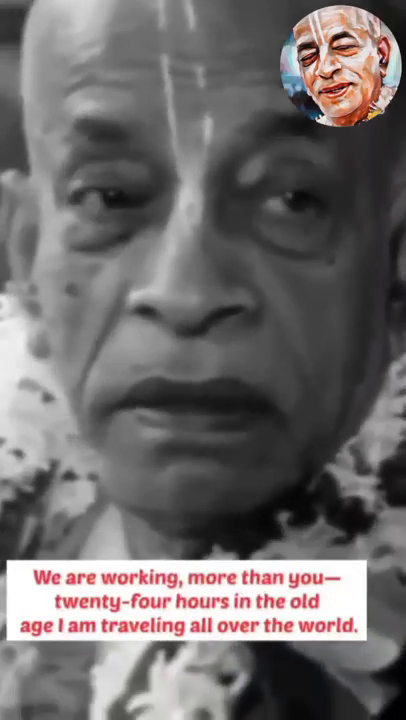
#> input picture frame 90 of video.mp4, 406 x 720 px
$ python tmp.py
#> lines starting #> are read from the running program, lines starting #| are printed output that depends on the picture
import cv2

# Load video
video = cv2.VideoCapture('video.mp4')

# Define the codec and create VideoWriter object
fourcc = cv2.VideoWriter_fourcc(*'mp4v')
out = cv2.VideoWriter('enhanced_video.mp4', fourcc, 20.0, (640, 480))

while(video.isOpened()):
    # Read frame
    ret, frame = video.read()
#> frame is the input picture: shape (720, 406, 3); mean B, G, R 108.2, 108.3, 112.7

    if ret == True:
        # Apply enhancement filter
        # for example, let's increase the brightness of the frame by 30%
        frame = cv2.convertScaleAbs(frame, alpha=2, beta=5)
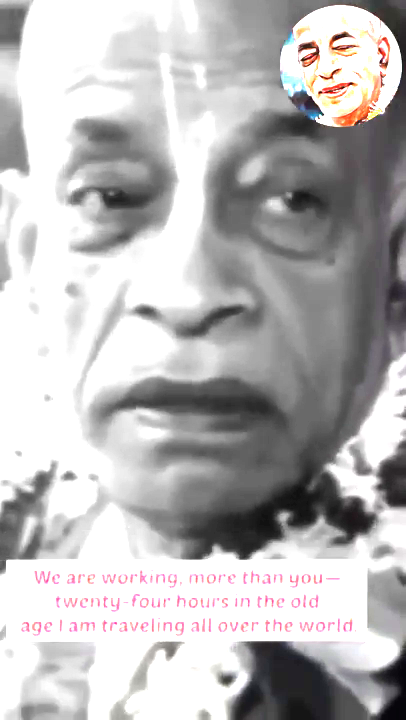
#> frame: shape (720, 406, 3); mean B, G, R 184.2, 183.8, 185.9

        # Write the output frame
        out.write(frame)

        # Display the resulting frame
        cv2.imshow('Enhanced video',frame)

        # Press Q on keyboard to stop
        if cv2.waitKey(25) & 0xFF == ord('q'):
#> (key q is pressed here)
            break
    else:
        break

# Release everything if job is finished
video.release()
out.release()
cv2.destroyAllWindows()

$ run again, starting later in the video
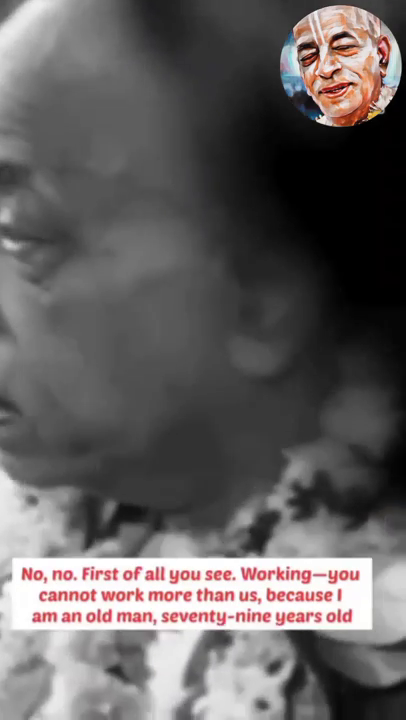
#> input picture frame 405 of video.mp4, 406 x 720 px
#> frame is the input picture: shape (720, 406, 3); mean B, G, R 95.5, 95.7, 99.7
#> `frame = cv2.convertScaleAbs(frame, alpha=2, beta=5)`:
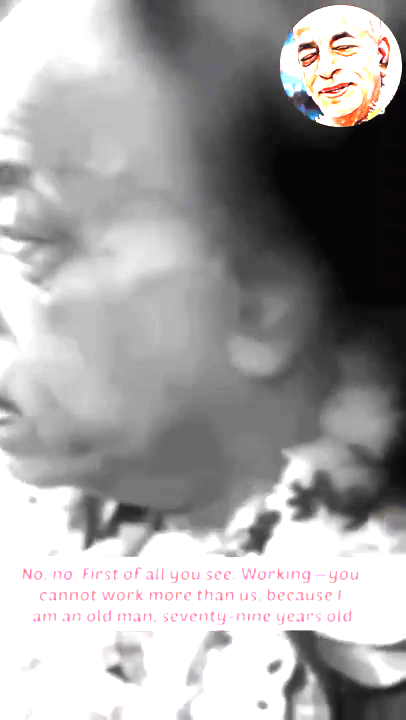
#> frame: shape (720, 406, 3); mean B, G, R 162, 162.1, 163.6

$ run again, starting later in the video
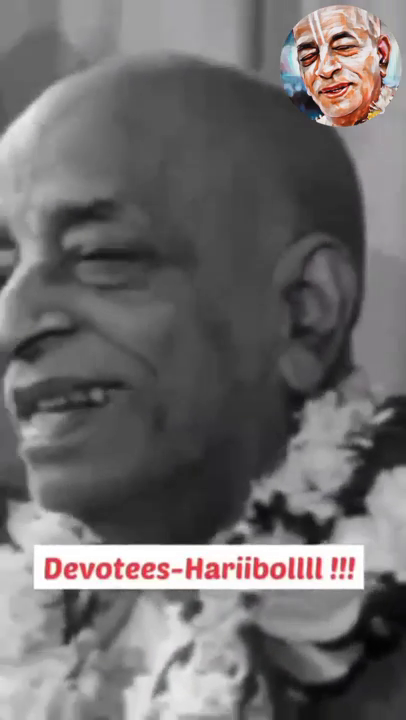
#> input picture frame 721 of video.mp4, 406 x 720 px
#> frame is the input picture: shape (720, 406, 3); mean B, G, R 108.1, 107.9, 111.1
#> `frame = cv2.convertScaleAbs(frame, alpha=2, beta=5)`:
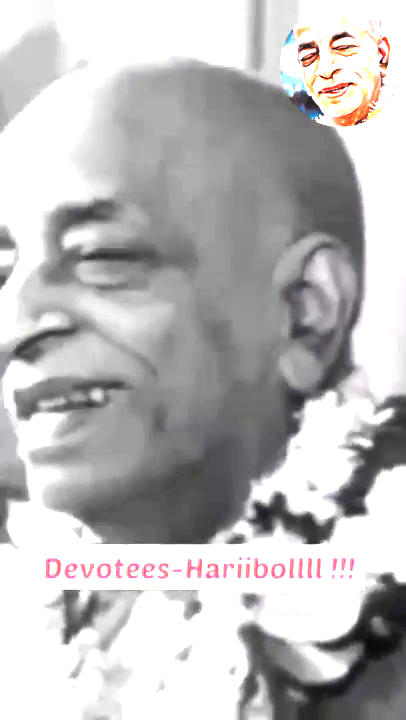
#> frame: shape (720, 406, 3); mean B, G, R 187.9, 187.6, 189.3
